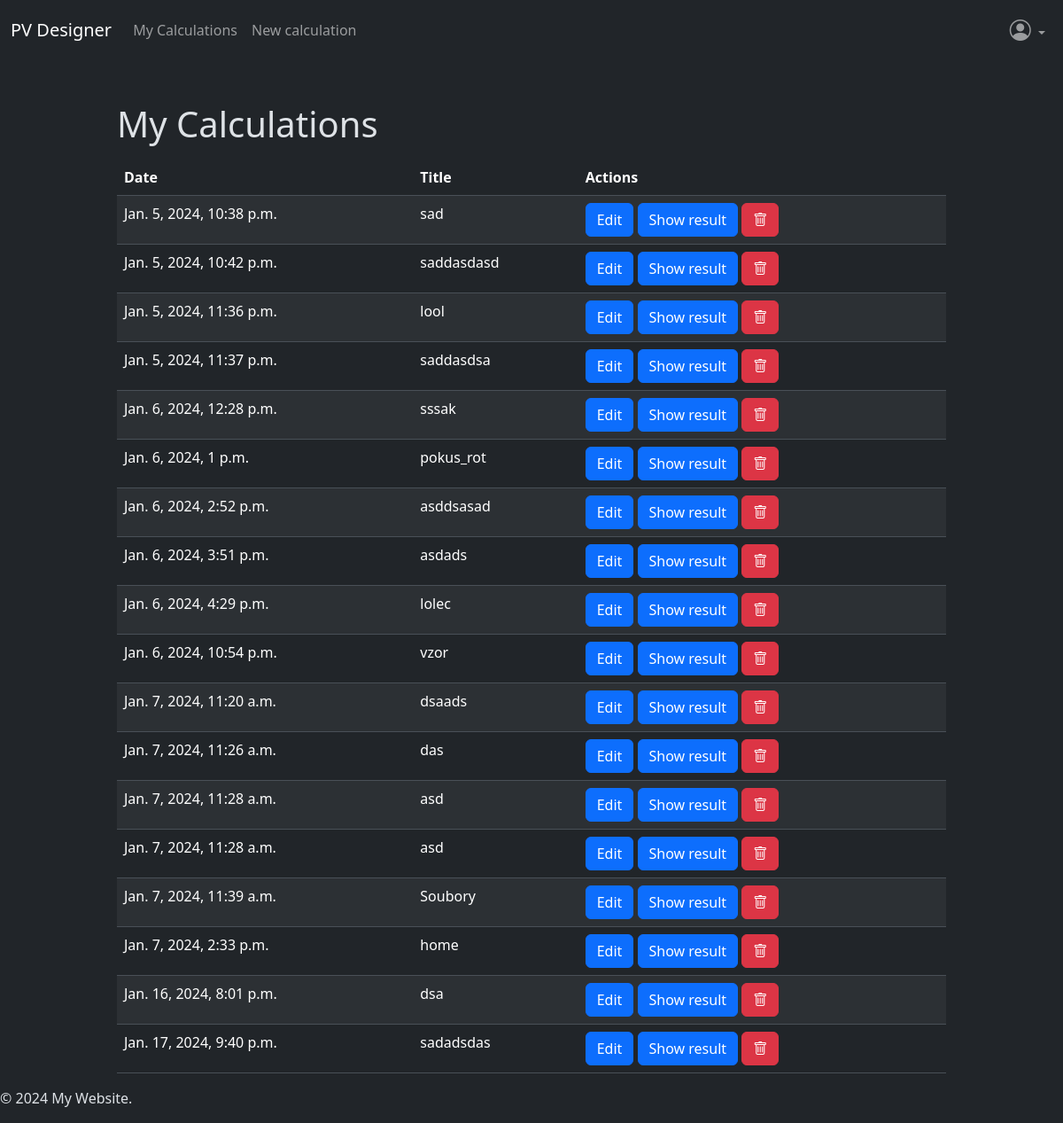
Page /calculations/ (signed in) on the committed database.
### web_pv_designer/models.py (models this page shows, shortened)
class MapData(models.Model):
    user = models.ForeignKey(CustomUser, on_delete=models.CASCADE, null=True)
    latitude = models.FloatField()
    longitude = models.FloatField()
    areas = models.JSONField()
    areasData = models.JSONField()
    zoom = models.IntegerField()
    map_image = models.ImageField(upload_to='map_images/', blank=True, null=True)
    pv_power_plant = models.ForeignKey('PVPowerPlant', null=True, on_delete=models.CASCADE)
    areasObjects = models.ManyToManyField('Area', blank=True)

class PVPowerPlant(models.Model):
    title = models.CharField(max_length=255)
    system_loss = models.FloatField()
    pv_electricity_price = models.BooleanField(default=False)
    pv_system_cost = models.FloatField(blank=True, null=True)
    interest = models.FloatField(blank=True, null=True)
    lifetime = models.IntegerField(blank=True, null=True)
    created_at = models.DateTimeField(auto_now_add=True)
    solar_panel = models.ForeignKey('SolarPanel', on_delete=models.PROTECT, null=True)

### web_pv_designer/views.py (the view)
# urls.py: path('calculations/', views.calculations_list, name='calculations'),
def calculations_list(request):
    records = MapData.objects.filter(user=request.user)
    context = {'records': records}
    return render(request, 'user_calculations.html', context)

### web_pv_designer/templates/user_calculations.html (shortened to what this page needs)
{% extends 'base.html' %}
{% load static %}
{% block content %}
    <head>
    </head>
    <div class="container mt-5">
        <div id="content">
            <h1>My Calculations</h1>
            <table class="table table-striped mt-3">
                <thead>
                <tr>
                    <th>Date</th>
                    <th>Title</th>
                    <th>Actions</th>
                </tr>
                </thead>
                <tbody>
                {% for record in records %}
                    <tr>
                        <td>{{ record.pv_power_plant.created_at }}</td>
                        <td>{{ record.pv_power_plant.title }}</td>
                        <td>
                            <a href="{% url 'map' %}{{ record.pv_power_plant.id }}?record_id={{ record.id }}"
                               class="btn btn-primary">Edit</a>
                            <button onclick="showCalculationResult({{ record.id }})" class="btn btn-primary">Show
                                result
                            </button>
                            <form id="deleteRecordForm" method="post"
                                  action="{% url 'delete_record' %}?id={{ record.id }}" style="display: inline;">
                                <button type="button" class="btn btn-danger" onclick="confirmDelete()"><i
                                        class="bi bi-trash"></i></button>
                            </form>
                        </td>
                    </tr>
                {% endfor %}
                </tbody>
            </table>
        </div>
    </div>
{% endblock %}

### web_pv_designer/static/style.css (style rules this page uses)
.container { max-width: 80vw; }

### rows in the picture
MapData: pv_power_plant.created_at "Jan. 5, 2024, 10:38 p.m.", pv_power_plant "sad"
MapData: pv_power_plant.created_at "Jan. 5, 2024, 10:42 p.m.", pv_power_plant "saddasdasd"
MapData: pv_power_plant.created_at "Jan. 5, 2024, 11:36 p.m.", pv_power_plant "lool"
MapData: pv_power_plant.created_at "Jan. 5, 2024, 11:37 p.m.", pv_power_plant "saddasdsa"
MapData: pv_power_plant.created_at "Jan. 6, 2024, 12:28 p.m.", pv_power_plant "sssak"
MapData: pv_power_plant.created_at "Jan. 6, 2024, 1 p.m.", pv_power_plant "pokus_rot"
MapData: pv_power_plant.created_at "Jan. 6, 2024, 2:52 p.m.", pv_power_plant "asddsasad"
MapData: pv_power_plant.created_at "Jan. 6, 2024, 3:51 p.m.", pv_power_plant "asdads"
MapData: pv_power_plant.created_at "Jan. 6, 2024, 4:29 p.m.", pv_power_plant "lolec"
MapData: pv_power_plant.created_at "Jan. 6, 2024, 10:54 p.m.", pv_power_plant "vzor"
MapData: pv_power_plant.created_at "Jan. 7, 2024, 11:20 a.m.", pv_power_plant "dsaads"
MapData: pv_power_plant.created_at "Jan. 7, 2024, 11:26 a.m.", pv_power_plant "das"
MapData: pv_power_plant.created_at "Jan. 7, 2024, 11:28 a.m.", pv_power_plant "asd"
MapData: pv_power_plant.created_at "Jan. 7, 2024, 11:28 a.m.", pv_power_plant "asd"
MapData: pv_power_plant.created_at "Jan. 7, 2024, 11:39 a.m.", pv_power_plant "Soubory"
MapData: pv_power_plant.created_at "Jan. 7, 2024, 2:33 p.m.", pv_power_plant "home"
MapData: pv_power_plant.created_at "Jan. 16, 2024, 8:01 p.m.", pv_power_plant "dsa"
MapData: pv_power_plant.created_at "Jan. 17, 2024, 9:40 p.m.", pv_power_plant "sadadsdas"
